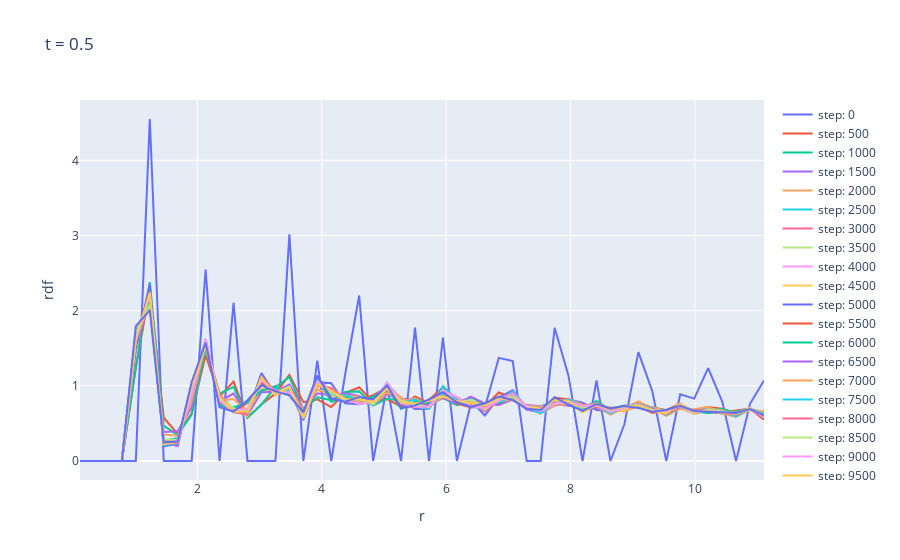
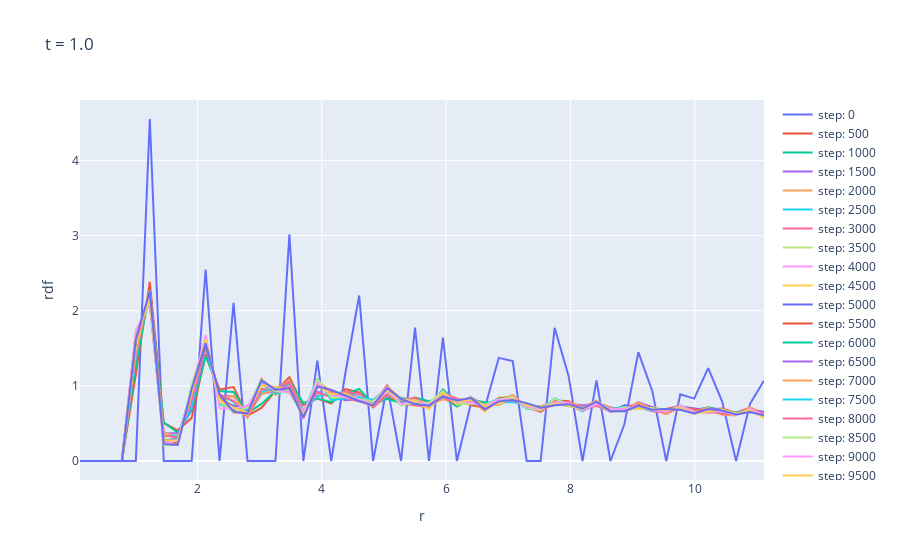
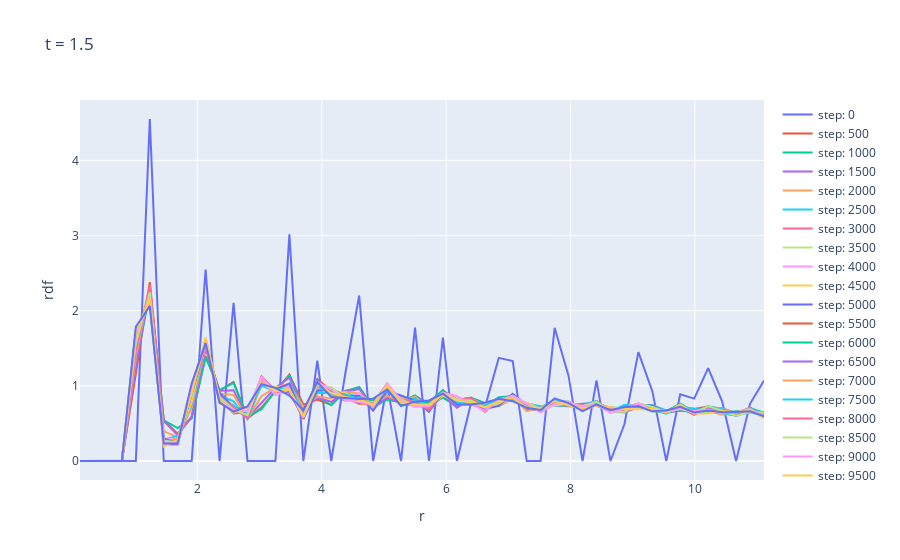
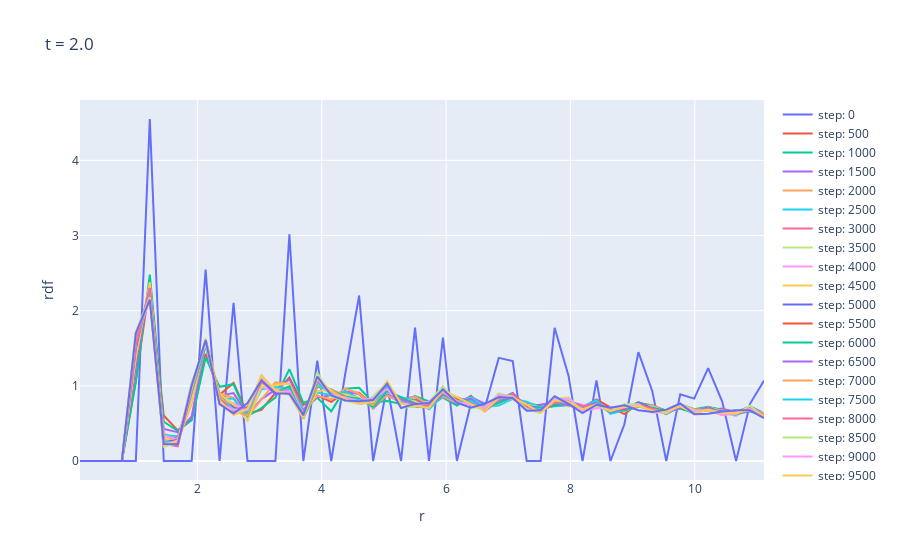

Notebook code for these charts, in order:
### Markdown cell above
### RDF(r) using Plotly

### Code cell
Temp=[0.5, 1.0, 1.5, 2.0, 2.5, 3.0]
for temp in Temp:
    f=open('./scripts/rdf/tmp_{}.rdf'.format(temp))
    Nlines=0
    rdf_dict={}
    for line in f.readlines():
        if (line[0]=='#'):
            continue
        lineS=line.split()
        if (len(lineS) == 2):
            Nlines=int(lineS[1])
            step=int(lineS[0])
            rdf_dict[step]={
                'r': [],
                'rdf': []
            }
            continue
        if not (len(lineS) == 4):
            print ("Error: not 4 columns")
            break
        if (Nlines<0):
            print ("Error: Nlines < 0")
            break

        rdf_dict[step]['r'].append(float(lineS[1]))
        rdf_dict[step]['rdf'].append(float(lineS[2]))
        Nlines -= 1
    fig = go.Figure()
    for step in rdf_dict:
        fig.add_trace(go.Scatter(x=rdf_dict[step]['r'], y=rdf_dict[step]['rdf'], name="step: {:d}".format(step)))
    fig.update_layout(title="t = "+str(temp), yaxis=dict(title="rdf"), xaxis=dict(title="r"))
    fig.show()
